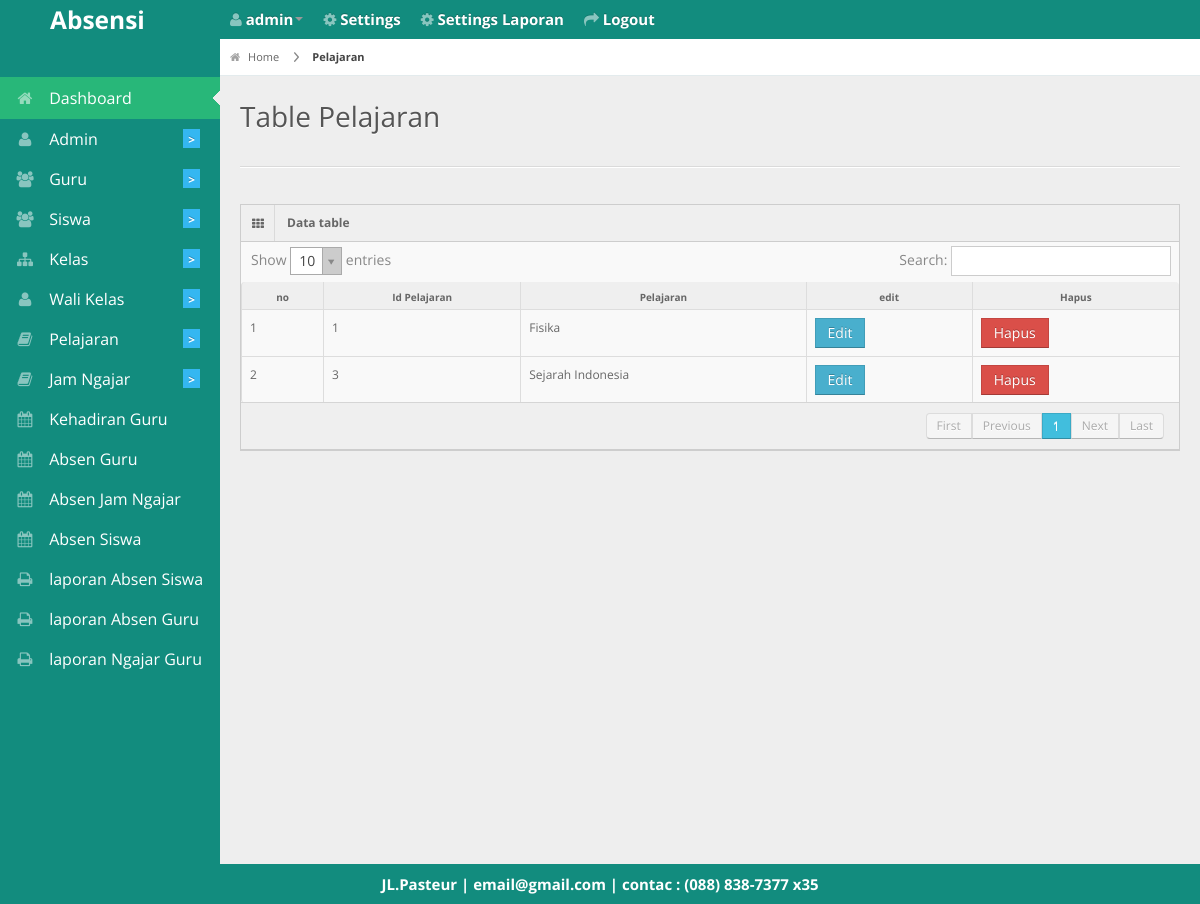
Screenshot of /admin/tablepelajaran.php (signed in) with the database file from the repository.
### tables this page shows
CREATE TABLE `pelajaran` (
  `id_pelajaran` int(11) NOT NULL,
  `mata_pelajaran` varchar(30) NOT NULL
);

CREATE TABLE `biodata` (
  `id_biodata` int(11) NOT NULL,
  `nama_sekolah` varchar(255) NOT NULL,
  `alamat` varchar(255) NOT NULL,
  `photo` varchar(255) NOT NULL,
  `email` varchar(255) NOT NULL,
  `telepon` varchar(20) NOT NULL,
  `kota` varchar(50) NOT NULL
);

### admin/tablepelajaran.php (the view, shortened to what this page needs)
<?php
 include '../db/koneksi.php';
 include '../layout/header.php'; ?>
<div id="content">
  <div id="content-header">
    <div id="breadcrumb"> <a href="http://localhost/absensi2/<?php echo $_SESSION['akses']; ?>/" title="Go to Home" class="tip-bottom"><i class="icon-home"></i> Home</a>
      <a href="http://localhost/absensi2/admin/pelajaran" class="current">Pelajaran</a> </div>
    <h1>Table Pelajaran</h1>
  </div>
  <div class="container-fluid">
    <hr>
    <div class="row-fluid">
      <div class="span12">
        <div class="widget-box">
          <div class="widget-title"> <span class="icon"><i class="icon-th"></i></span>
            <h5>Data table</h5>
          </div>
          <div class="widget-content nopadding">
            <table class="table table-bordered data-table">
              <thead>
                <tr>
                  <th>no</th>
                  <th>Id Pelajaran</th>
                  <th>Pelajaran</th>
                  <th>edit</th>
                  <th>Hapus</th>
              </tr>
              </thead>
              <tbody>
                <?php
                $query_tampil=mysqli_query($konek,"select * from pelajaran ORDER BY mata_pelajaran");
                $no=1; while ($data=mysqli_fetch_array($query_tampil)) {
                 ?>
                <tr class="gradeX">
                  <td><?php echo $no; ?></td>
                  <td><?php echo $data['id_pelajaran']; ?></td>
                  <td><?php echo $data['mata_pelajaran']; ?></td>
                  <td><a href="http://localhost/absensi2/admin/pelajaran/edit/<?PHP echo $data['id_pelajaran']?>"class="btn btn-info">Edit</a></td>
                  <td><a href="http://localhost/absensi2/admin/pelajaran/hapus/<?PHP echo $data['id_pelajaran']?>"class="btn btn-danger">Hapus</a></td>
                </tr>
                <?php $no++; } ?>
              </tbody>
            </table>
          </div>
        </div>
      </div>
    </div>
  </div>
</div>
<?php include '../layout/footer.php'; ?>

### layout/footer.php (shortened to what this page needs)
<div class="row-fluid">
  <div id="footer" class="span12"style="
    color: #fff;
    font-weight: bold;
    font-size: 15px;
">
     <?php echo "$header_photo[alamat] | $header_photo[email] | contac : $header_photo[telepon]"; ?> </div>
</div>
</body>
</html>

### css/matrix-style.css (style rules this page uses)
* { outline:none !important; -moz-outline: none !important; }
html, body { height:100% }
body { overflow-x: hidden; margin-top: -10px; font-family: 'Open Sans', sans-serif; font-size:12px; color:#666; }
a { color:#666; }
select, textarea, input[type="text"], input[type="password"], input[type="datetime"], input[type="datetime-local"], input[type="date"], input[type="month"], input[type="time"], input[type="week"], input[type="number"], input[type="email"], input[type="url"], input[type="search"], input[type="tel"], input[type="color"], .uneditable-input, .label, .dropdown-menu, .btn, .well, .progress, .table-bordered, .btn-group > .btn:first-child, .btn-group > .btn:last-child, .btn-group > .btn:last-child, .btn-group > .dropdown-toggle, .alert { border-radius:0px; }
.btn, textarea, input[type="text"], input[type="password"], input[type="datetime"], input[type="datetime-local"], input[type="date"], input[type="month"], input[type="time"], input[type="week"], input[type="number"], input[type="email"], input[type="url"], input[type="search"], input[type="tel"], input[type="color"], .uneditable-input { box-shadow:none; }
.progress, .progress-success .bar, .progress .bar-success, .progress-warning .bar, .progress .bar-warning, .progress-danger .bar, .progress .bar-danger, .progress-info .bar, .progress .bar-info, .btn, .btn-primary { background-image:none; }
#footer { padding:10px; text-align:center; }
hr { border-top-color:#dadada; }
#content { background: none repeat scroll 0 0 #eeeeee; margin-left: 220px; margin-right: 0; padding-bottom: 25px; position: relative; min-height:100%; width: auto; }
#content-header { position: abslute; width: 100%; margin-top: -38px; z-index: 20; }
#content-header h1 { color: #555555; font-size: 28px; font-weight: normal; float: none; text-shadow: 0 1px 0 #ffffff; margin-left: 20px; position: relative; }
#content-header h1, #content-header .btn-group { margin-top: 20px; }
#breadcrumb { background-color: #fff; border-bottom: 1px solid #e3ebed; }
#breadcrumb a { padding: 8px 20px 8px 10px; display: inline-block; background-image: url('../img/breadcrumb.png'); background-position: center right; background-repeat: no-repeat; font-size: 11px; color: #666666; }
#breadcrumb a:last-child { background-image:none; }
#breadcrumb a.current { font-weight: bold; color: #444444; }
#breadcrumb a i { margin-right: 5px; opacity: .6; }
.stat-boxes .peity_bar_good, .stat-boxes .peity_line_good, { color: #459D1C; }
.widget-box { background: none repeat scroll 0 0 #F9F9F9; border-left: 1px solid #CDCDCD; border-top: 1px solid #CDCDCD; border-right: 1px solid #CDCDCD; clear: both; margin-top: 16px; margin-bottom: 16px; position: relative; }
.widget-title, .modal-header, .table th, div.dataTables_wrapper .ui-widget-header { background:#efefef; border-bottom: 1px solid #CDCDCD; height: 36px; }
.widget-title span.icon { padding: 9px 10px 7px 11px; float: left; border-right:1px solid #dadada; }
.widget-title h5 { color: #666; float: left; font-size: 12px; font-weight: bold; padding: 12px; line-height: 12px; margin: 0; }
.widget-content { padding:15px; border-bottom: 1px solid #cdcdcd; }
.table th { height: auto; font-size: 10px; padding: 5px 10px 2px; border-bottom: 0; text-align: center; color: #666666; }
.nopadding { padding: 0 !important; }
.nopadding .table { margin-bottom: 0; }
.nopadding .table-bordered { border: 0; }

### css/matrix-media.css (style rules this page uses)
body { background: #128C7E; }

### rows the page displays
pelajaran: id_pelajaran "1", mata_pelajaran "Fisika"
pelajaran: id_pelajaran "3", mata_pelajaran "Sejarah Indonesia"
biodata: alamat "JL.Pasteur", email "email@gmail.com", telepon "(088) 838-7377 x35"

### other values shown
$_SESSION['username'] "admin"
